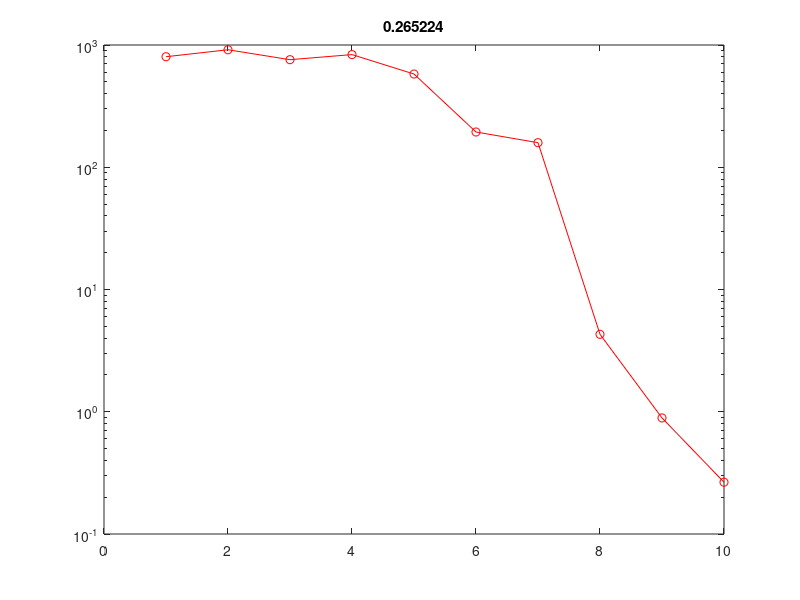

Recreate this plot in MATLAB.
clear;

h=0.01;
approxInf=4;
x=-approxInf:h:approxInf;
m=length(x);

D=(1/(2*h^2)).*(-diag(ones(m-1,1),1)-diag(ones(m-1,1),-1)+diag(2.*ones(m,1)));
V=0.5.*diag(x.^2);

A=D+V;
E=0.5;

% [vmat,emat]=eig(A);
% 
% plot(x,vmat(:,1),'r-',x,vmat(:,2),'g-',x,vmat(:,3),'b-');

B=inv(A);

psi=zeros(m,1);
psi(1)=1;

omega=1.05;

for i=1:10
    plot(x,psi,'ro-');
    title(i)
    old=psi;
    psi=(1-omega)*psi + omega*B*psi;
    pause(0.5)
    maxVal=max(abs(psi));
    psi=psi./maxVal;

    errors(i)=sum(abs(old./psi-1));
end

plot(x,psi,'ro-');
title(mean(B*psi./psi))

semilogy(errors,'ro-');
title(errors(end))
